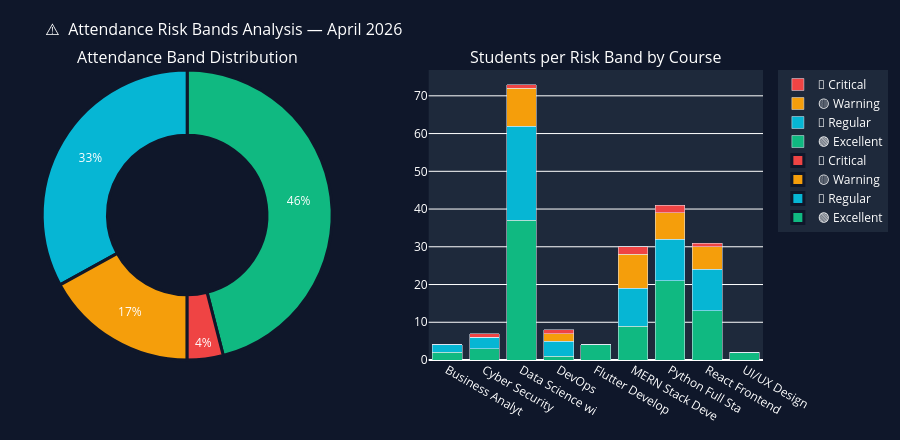

Notebook source saved alongside this figure:
### Code cell
# ─────────────────────────────────────────────────────────────────────
# CELL 6 · ⚠️ Attendance Risk Bands
# ─────────────────────────────────────────────────────────────────────

att_bands = attendance['Status'].value_counts().reset_index()
att_bands.columns = ['band', 'count']
band_order = ['Excellent', 'Regular', 'Warning', 'Critical']
att_bands['band'] = pd.Categorical(att_bands['band'], categories=band_order, ordered=True)
att_bands = att_bands.sort_values('band')

band_colors = {'Excellent': '#10b981', 'Regular': '#06b6d4', 'Warning': '#f59e0b', 'Critical': '#ef4444'}
band_icons  = {'Excellent': '🟢', 'Regular': '🔵', 'Warning': '🟡', 'Critical': '🔴'}

fig_att = make_subplots(
    rows=1, cols=2,
    specs=[[{'type':'pie'}, {'type':'bar'}]],
    subplot_titles=('Attendance Band Distribution', 'Students per Risk Band by Course')
)

fig_att.add_trace(go.Pie(
    labels=[f"{band_icons[b]} {b}" for b in att_bands['band']],
    values=att_bands['count'],
    hole=0.55,
    marker=dict(colors=[band_colors[b] for b in att_bands['band']],
                line=dict(color='#0f172a', width=3)),
    textfont=dict(size=12, color='white'),
    showlegend=True
), row=1, col=1)

# Per-course breakdown
att_course_band = attendance.groupby(['course','Status']).size().unstack(fill_value=0).reset_index()
for band in band_order:
    if band in att_course_band.columns:
        fig_att.add_trace(go.Bar(
            name=f'{band_icons[band]} {band}',
            x=att_course_band['course'].str[:15],
            y=att_course_band[band],
            marker_color=band_colors[band],
        ), row=1, col=2)

fig_att.update_layout(
    title=dict(text='⚠️  Attendance Risk Bands Analysis — April 2026',
               font=dict(size=16, color='white')),
    barmode='stack',
    paper_bgcolor='#0f172a', plot_bgcolor='#1e293b',
    font=dict(color='white'),
    height=440, margin=dict(l=20, r=20, t=70, b=80),
    legend=dict(bgcolor='#1e293b', bordercolor='#334155'),
    xaxis2=dict(tickangle=-30, gridcolor='#334155'),
    yaxis2=dict(gridcolor='#334155')
)
fig_att.show()

### Figure 1 — Plotly figure (JSON) as saved in the notebook; plotly's stock layout.template omitted (floating-point values rounded to 4 significant figures)
{"data": [{"domain": {"x": [0, 0.45], "y": [0, 1]}, "hole": 0.55, "labels": ["🟢 Excellent", "🔵 Regular", "🟡 Warning", "🔴 Critical"], "marker": {"colors": ["#10b981", "#06b6d4", "#f59e0b", "#ef4444"], "line": {"color": "#0f172a", "width": 3}}, "showlegend": true, "textfont": {"color": "white", "size": 12}, "type": "pie", "values": [92, 66, 34, 8]}, {"marker": {"color": "#10b981"}, "name": "🟢 Excellent", "type": "bar", "x": ["Business Analyt", "Cyber Security", "Data Science wi", "DevOps", "Flutter Develop", "MERN Stack Deve", "Python Full Sta", "React Frontend ", "UI/UX Design"], "xaxis": "x", "y": [2, 3, 37, 1, 4, 9, 21, 13, 2], "yaxis": "y"}, {"marker": {"color": "#06b6d4"}, "name": "🔵 Regular", "type": "bar", "x": ["Business Analyt", "Cyber Security", "Data Science wi", "DevOps", "Flutter Develop", "MERN Stack Deve", "Python Full Sta", "React Frontend ", "UI/UX Design"], "xaxis": "x", "y": [2, 3, 25, 4, 0, 10, 11, 11, 0], "yaxis": "y"}, {"marker": {"color": "#f59e0b"}, "name": "🟡 Warning", "type": "bar", "x": ["Business Analyt", "Cyber Security", "Data Science wi", "DevOps", "Flutter Develop", "MERN Stack Deve", "Python Full Sta", "React Frontend ", "UI/UX Design"], "xaxis": "x", "y": [0, 0, 10, 2, 0, 9, 7, 6, 0], "yaxis": "y"}, {"marker": {"color": "#ef4444"}, "name": "🔴 Critical", "type": "bar", "x": ["Business Analyt", "Cyber Security", "Data Science wi", "DevOps", "Flutter Develop", "MERN Stack Deve", "Python Full Sta", "React Frontend ", "UI/UX Design"], "xaxis": "x", "y": [0, 1, 1, 1, 0, 2, 2, 1, 0], "yaxis": "y"}], "layout": {"annotations": [{"font": {"size": 16}, "showarrow": false, "text": "Attendance Band Distribution", "x": 0.225, "xanchor": "center", "xref": "paper", "y": 1, "yanchor": "bottom", "yref": "paper"}, {"font": {"size": 16}, "showarrow": false, "text": "Students per Risk Band by Course", "x": 0.775, "xanchor": "center", "xref": "paper", "y": 1, "yanchor": "bottom", "yref": "paper"}], "barmode": "stack", "font": {"color": "white"}, "height": 440, "legend": {"bgcolor": "#1e293b", "bordercolor": "#334155"}, "margin": {"b": 80, "l": 20, "r": 20, "t": 70}, "paper_bgcolor": "#0f172a", "plot_bgcolor": "#1e293b", "title": {"font": {"color": "white", "size": 16}, "text": "⚠️  Attendance Risk Bands Analysis — April 2026"}, "xaxis": {"anchor": "y", "domain": [0.55, 1]}, "xaxis2": {"gridcolor": "#334155", "tickangle": -30}, "yaxis": {"anchor": "x", "domain": [0, 1]}, "yaxis2": {"gridcolor": "#334155"}}}
